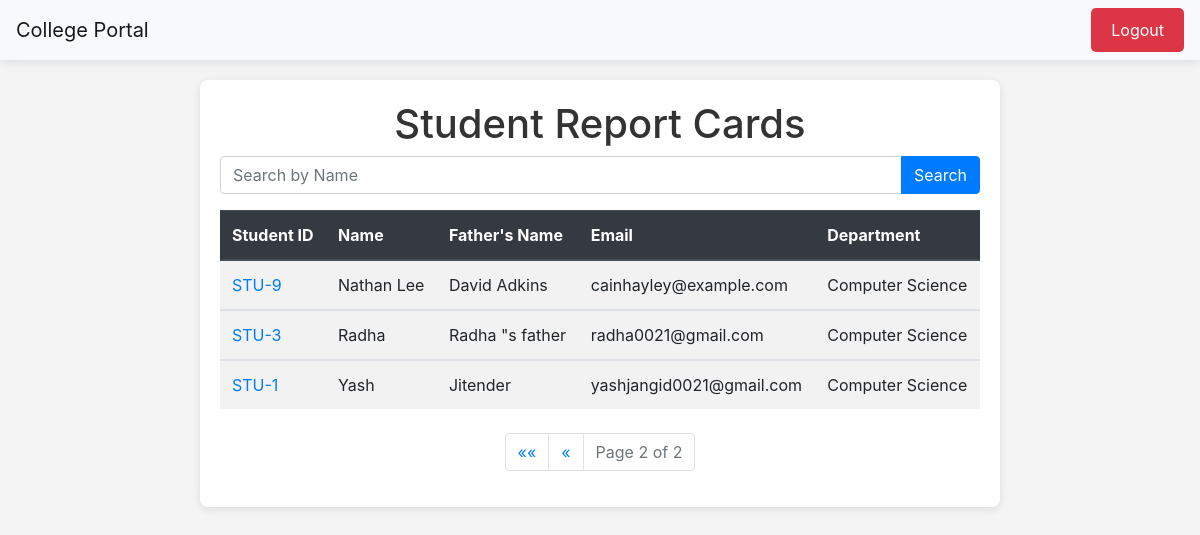
/?page=2 (signed in), run on the app's committed database.
### report/models.py (models this page shows, shortened)
class card(models.Model):
    user = models.ForeignKey(User,on_delete=models.SET_NULL,null=True,blank=True)
    Student_Name = models.CharField(max_length=20,null=True)
    Student_Father_Name = models.CharField(max_length=20,null=True)
    Student_Email = models.EmailField(null=True)
    Student_Department = models.ForeignKey(department,related_name='dep',null=True,on_delete=models.CASCADE)
    class Meta:
        ordering = ['Student_Name']

class department(models.Model):
    Department_Name = models.CharField(max_length=20)
    def __str__(self):
        return self.Department_Name
    class Meta:
        ordering = ['Department_Name']

### report/views.py (the view)
# urls.py: 2. Add a URL to urlpatterns:  path('', views.home, name='home')
@login_required(login_url='/login/')
def home(request):
    datas = card.objects.all()
    paginator = Paginator(datas, 7)
    if request.GET.get('search'):
        data = datas.filter(Student_Name__icontains = request.GET.get('search'))
        paginator = Paginator(data, 7)
    page_number = request.GET.get("page")
    page_obj = paginator.get_page(page_number)
    return render(request,'home.html',context={'datas' : page_obj})

### report/templates/home.html (shortened to what this page needs)
<!DOCTYPE html>
<html lang="en">
<head>
    <link rel="stylesheet" href="https://stackpath.bootstrapcdn.com/bootstrap/4.5.2/css/bootstrap.min.css">
</head>
<body>
    <nav class="navbar navbar-expand-lg navbar-light bg-light">
        <a class="navbar-brand" href="/">College Portal</a>
        <div class="ml-auto">
            <a class="btn btn-logout" href="/logout/">Logout</a>
        </div>
    </nav>
    <div class="container">
        <h1 class="text-center">Student Report Cards</h1>
        <form class="mb-3">
            <div class="input-group">
                <input type="text" class="form-control" name="search" placeholder="Search by Name">
                <div class="input-group-append">
                    <button class="btn btn-primary" type="submit">Search</button>
                </div>
            </div>
        </form>
        <table class="table table-striped mt-3">
            <thead class="thead-dark">
                <tr>
                    <th scope="col">Student ID</th>
                    <th scope="col">Name</th>
                    <th scope="col">Father's Name</th>
                    <th scope="col">Email</th>
                    <th scope="col">Department</th>
                </tr>
            </thead>
            {% for data in datas %}
            <tbody>
                <tr>
                    <td><a href="/report/{{data.id}}/"
                            style="color: #007bff; text-decoration: none;">STU-{{data.id}}</a></td>
                    <td>{{data.Student_Name}}</td>
                    <td>{{data.Student_Father_Name}}</td>
                    <td>{{data.Student_Email}}</td>
                    <td>{{data.Student_Department}}</td>
                </tr>
            </tbody>
            {% endfor %}
        </table>
        <div class="mt-4">
            <nav aria-label="Page navigation">
                <ul class="pagination justify-content-center">
                    {% if datas.has_previous %}
                    <li class="page-item">
                        <a class="page-link" href="?page=1" aria-label="First">
                            <span aria-hidden="true">&laquo;&laquo;</span>
                        </a>
                    </li>
                    <li class="page-item">
                        <a class="page-link" href="?page={{ datas.previous_page_number }}" aria-label="Previous">
                            <span aria-hidden="true">&laquo;</span>
                        </a>
                    </li>
                    {% endif %}
                    <li class="page-item disabled">
                        <span class="page-link">Page {{ datas.number }} of {{ datas.paginator.num_pages }}</span>
                    </li>
                </ul>
            </nav>
        </div>
    </div>
</body>
</html>

### report/templates/home.html (style rules this page uses)
body { background-color: #f4f4f4; }
.navbar { box-shadow: 0 2px 10px rgba(0, 0, 0, 0.1); margin-bottom: 20px; }
.container { max-width: 800px; background: white; border-radius: 8px; padding: 20px; box-shadow: 0 2px 10px rgba(0, 0, 0, 0.1); }
h1 { color: #333; }
.btn-logout { position: relative; padding: 10px 20px; border: none; background-color: #dc3545; color: white; border-radius: 5px; transition: background-color 0.3s ease, transform 0.2s ease; }
.table { animation: fadeIn 1s ease-in; }

### data on the page
card: id "9", Student_Name "Nathan Lee", Student_Father_Name "David Adkins", Student_Email "cainhayley@example.com", Student_Department "Computer Science"
card: id "3", Student_Name "Radha", Student_Father_Name "Radha \"s father", Student_Email "radha0021@gmail.com", Student_Department "Computer Science"
card: id "1", Student_Name "Yash", Student_Father_Name "Jitender", Student_Email "yashjangid0021@gmail.com", Student_Department "Computer Science"

### other printed values
{{ datas.number }} "2"
{{ datas.paginator.num_pages }} "2"
